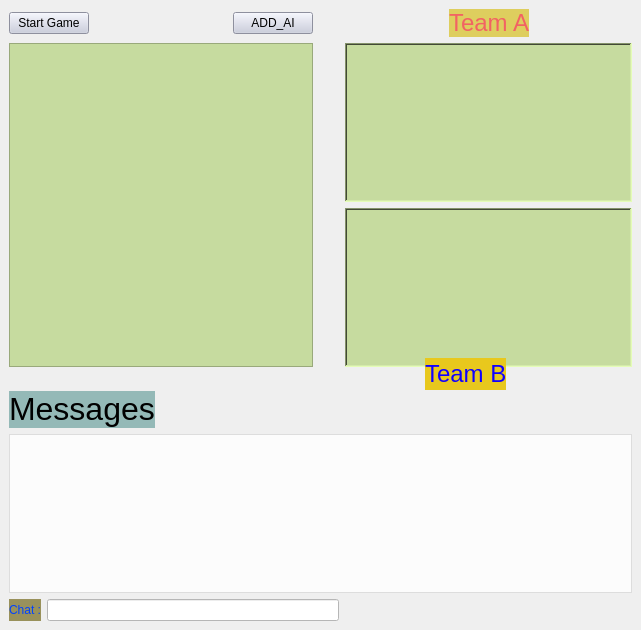
<?xml version="1.0" encoding="UTF-8"?>
<ui version="4.0">
 <class>Teamjoin</class>
 <widget class="QMainWindow" name="Teamjoin">
  <property name="geometry">
   <rect>
    <x>0</x>
    <y>0</y>
    <width>641</width>
    <height>630</height>
   </rect>
  </property>
  <property name="windowTitle">
   <string>MainWindow</string>
  </property>
  <property name="styleSheet">
   <string notr="true"/>
  </property>
  <widget class="QWidget" name="centralwidget">
   <layout class="QGridLayout" name="gridLayout">
    <item row="0" column="2">
     <spacer name="horizontalSpacer_3">
      <property name="orientation">
       <enum>Qt::Horizontal</enum>
      </property>
      <property name="sizeHint" stdset="0">
       <size>
        <width>85</width>
        <height>22</height>
       </size>
      </property>
     </spacer>
    </item>
    <item row="2" column="2" colspan="3">
     <widget class="QListView" name="TeamB_listview">
      <property name="cursor" stdset="0">
       <cursorShape>ClosedHandCursor</cursorShape>
      </property>
      <property name="acceptDrops">
       <bool>true</bool>
      </property>
      <property name="autoFillBackground">
       <bool>true</bool>
      </property>
      <property name="styleSheet">
       <string notr="true">background-color: rgb(255, 255, 255);
background-color: rgb(198, 219, 159);
</string>
      </property>
      <property name="frameShape">
       <enum>QFrame::WinPanel</enum>
      </property>
      <property name="frameShadow">
       <enum>QFrame::Sunken</enum>
      </property>
      <property name="lineWidth">
       <number>4</number>
      </property>
      <property name="midLineWidth">
       <number>1</number>
      </property>
      <property name="verticalScrollBarPolicy">
       <enum>Qt::ScrollBarAsNeeded</enum>
      </property>
      <property name="editTriggers">
       <set>QAbstractItemView::NoEditTriggers</set>
      </property>
      <property name="dragEnabled">
       <bool>true</bool>
      </property>
      <property name="dragDropOverwriteMode">
       <bool>false</bool>
      </property>
      <property name="dragDropMode">
       <enum>QAbstractItemView::DragDrop</enum>
      </property>
      <property name="defaultDropAction">
       <enum>Qt::MoveAction</enum>
      </property>
      <property name="textElideMode">
       <enum>Qt::ElideRight</enum>
      </property>
     </widget>
    </item>
    <item row="0" column="4">
     <spacer name="horizontalSpacer_6">
      <property name="orientation">
       <enum>Qt::Horizontal</enum>
      </property>
      <property name="sizeHint" stdset="0">
       <size>
        <width>84</width>
        <height>22</height>
       </size>
      </property>
     </spacer>
    </item>
    <item row="1" column="0" rowspan="2">
     <widget class="QListView" name="NeutralTeam_listview">
      <property name="cursor" stdset="0">
       <cursorShape>ClosedHandCursor</cursorShape>
      </property>
      <property name="focusPolicy">
       <enum>Qt::StrongFocus</enum>
      </property>
      <property name="acceptDrops">
       <bool>true</bool>
      </property>
      <property name="toolTip">
       <string>&lt;html&gt;&lt;head/&gt;&lt;body&gt;&lt;p&gt;&lt;br/&gt;&lt;/p&gt;&lt;/body&gt;&lt;/html&gt;</string>
      </property>
      <property name="accessibleName">
       <string notr="true"/>
      </property>
      <property name="autoFillBackground">
       <bool>false</bool>
      </property>
      <property name="styleSheet">
       <string notr="true">background-color: rgb(255, 255, 255);
background-color: rgb(198, 219, 159);</string>
      </property>
      <property name="lineWidth">
       <number>4</number>
      </property>
      <property name="midLineWidth">
       <number>1</number>
      </property>
      <property name="verticalScrollBarPolicy">
       <enum>Qt::ScrollBarAsNeeded</enum>
      </property>
      <property name="editTriggers">
       <set>QAbstractItemView::NoEditTriggers</set>
      </property>
      <property name="dragEnabled">
       <bool>true</bool>
      </property>
      <property name="dragDropOverwriteMode">
       <bool>false</bool>
      </property>
      <property name="dragDropMode">
       <enum>QAbstractItemView::DragDrop</enum>
      </property>
      <property name="defaultDropAction">
       <enum>Qt::MoveAction</enum>
      </property>
      <property name="textElideMode">
       <enum>Qt::ElideRight</enum>
      </property>
      <property name="viewMode">
       <enum>QListView::ListMode</enum>
      </property>
      <property name="uniformItemSizes">
       <bool>true</bool>
      </property>
     </widget>
    </item>
    <item row="0" column="3">
     <widget class="QLabel" name="label_2">
      <property name="styleSheet">
       <string notr="true">color: rgb(242, 99, 99);
background-color: rgb(222, 206, 94);</string>
      </property>
      <property name="text">
       <string>&lt;html&gt;&lt;head/&gt;&lt;body&gt;&lt;p&gt;&lt;span style=&quot; font-size:18pt;&quot;&gt;Team A&lt;/span&gt;&lt;/p&gt;&lt;/body&gt;&lt;/html&gt;</string>
      </property>
     </widget>
    </item>
    <item row="8" column="0" colspan="2">
     <layout class="QHBoxLayout" name="horizontalLayout_2">
      <item>
       <widget class="QLabel" name="label_3">
        <property name="styleSheet">
         <string notr="true">background-color: rgb(153, 145, 91);
color: rgb(0, 66, 255);</string>
        </property>
        <property name="text">
         <string>Chat :</string>
        </property>
       </widget>
      </item>
      <item>
       <widget class="QLineEdit" name="Message">
        <property name="autoFillBackground">
         <bool>false</bool>
        </property>
        <property name="styleSheet">
         <string notr="true">background-color: rgb(255, 255, 255);
border-color: rgb(210, 32, 32);</string>
        </property>
        <property name="inputMask">
         <string extracomment="Enter your Message"/>
        </property>
       </widget>
      </item>
     </layout>
    </item>
    <item row="0" column="0">
     <layout class="QHBoxLayout" name="horizontalLayout">
      <item>
       <widget class="QPushButton" name="StartButton">
        <property name="focusPolicy">
         <enum>Qt::NoFocus</enum>
        </property>
        <property name="styleSheet">
         <string notr="true">background-color: rgb(199, 202, 221);</string>
        </property>
        <property name="text">
         <string>Start Game</string>
        </property>
        <property name="autoDefault">
         <bool>true</bool>
        </property>
       </widget>
      </item>
      <item>
       <spacer name="horizontalSpacer">
        <property name="orientation">
         <enum>Qt::Horizontal</enum>
        </property>
        <property name="sizeHint" stdset="0">
         <size>
          <width>138</width>
          <height>20</height>
         </size>
        </property>
       </spacer>
      </item>
      <item>
       <widget class="QPushButton" name="pushButton">
        <property name="focusPolicy">
         <enum>Qt::NoFocus</enum>
        </property>
        <property name="autoFillBackground">
         <bool>false</bool>
        </property>
        <property name="styleSheet">
         <string notr="true">background-color: rgb(199, 202, 221);</string>
        </property>
        <property name="text">
         <string>ADD_AI</string>
        </property>
        <property name="autoDefault">
         <bool>true</bool>
        </property>
       </widget>
      </item>
     </layout>
    </item>
    <item row="6" column="0" colspan="3">
     <layout class="QHBoxLayout" name="horizontalLayout_3">
      <item>
       <widget class="QLabel" name="label_4">
        <property name="styleSheet">
         <string notr="true">font: 75 11pt &quot;Lucida Console&quot;;
background-color: rgb(148, 185, 183);
border-color: rgb(0, 255, 25);</string>
        </property>
        <property name="text">
         <string>&lt;html&gt;&lt;head/&gt;&lt;body&gt;&lt;p&gt;&lt;span style=&quot; font-size:24pt;&quot;&gt;Messages&lt;/span&gt;&lt;/p&gt;&lt;/body&gt;&lt;/html&gt;</string>
        </property>
       </widget>
      </item>
      <item>
       <spacer name="horizontalSpacer_2">
        <property name="orientation">
         <enum>Qt::Horizontal</enum>
        </property>
        <property name="sizeHint" stdset="0">
         <size>
          <width>40</width>
          <height>20</height>
         </size>
        </property>
       </spacer>
      </item>
     </layout>
    </item>
    <item row="7" column="0" colspan="5">
     <widget class="QListWidget" name="chatbox">
      <property name="autoFillBackground">
       <bool>true</bool>
      </property>
      <property name="styleSheet">
       <string notr="true">background-color: rgba(255, 255, 255, 145);
color: qlineargradient(spread:pad, x1:0, y1:0, x2:1, y2:0, stop:0 rgba(255, 178, 102, 255), stop:0.55 rgba(235, 148, 61, 255), stop:0.98 rgba(0, 0, 0, 255), stop:1 rgba(0, 0, 0, 0));
border-color: rgb(212, 22, 22);</string>
      </property>
      <property name="lineWidth">
       <number>4</number>
      </property>
      <property name="midLineWidth">
       <number>1</number>
      </property>
      <property name="editTriggers">
       <set>QAbstractItemView::NoEditTriggers</set>
      </property>
     </widget>
    </item>
    <item row="3" column="1" rowspan="3" colspan="4">
     <spacer name="verticalSpacer">
      <property name="orientation">
       <enum>Qt::Vertical</enum>
      </property>
      <property name="sizeType">
       <enum>QSizePolicy::Preferred</enum>
      </property>
      <property name="sizeHint" stdset="0">
       <size>
        <width>310</width>
        <height>23</height>
       </size>
      </property>
     </spacer>
    </item>
    <item row="1" column="2" colspan="3">
     <widget class="QListView" name="TeamA_listview">
      <property name="sizePolicy">
       <sizepolicy hsizetype="Expanding" vsizetype="Preferred">
        <horstretch>0</horstretch>
        <verstretch>0</verstretch>
       </sizepolicy>
      </property>
      <property name="focusPolicy">
       <enum>Qt::StrongFocus</enum>
      </property>
      <property name="acceptDrops">
       <bool>true</bool>
      </property>
      <property name="autoFillBackground">
       <bool>true</bool>
      </property>
      <property name="styleSheet">
       <string notr="true">background-color: rgb(255, 255, 255);
background-color: rgb(198, 219, 159);</string>
      </property>
      <property name="frameShape">
       <enum>QFrame::WinPanel</enum>
      </property>
      <property name="lineWidth">
       <number>4</number>
      </property>
      <property name="midLineWidth">
       <number>1</number>
      </property>
      <property name="editTriggers">
       <set>QAbstractItemView::NoEditTriggers</set>
      </property>
      <property name="dragEnabled">
       <bool>true</bool>
      </property>
      <property name="dragDropOverwriteMode">
       <bool>false</bool>
      </property>
      <property name="dragDropMode">
       <enum>QAbstractItemView::DragDrop</enum>
      </property>
      <property name="defaultDropAction">
       <enum>Qt::MoveAction</enum>
      </property>
      <property name="textElideMode">
       <enum>Qt::ElideRight</enum>
      </property>
     </widget>
    </item>
    <item row="1" column="1" rowspan="2">
     <layout class="QVBoxLayout" name="verticalLayout">
      <item>
       <spacer name="verticalSpacer_2">
        <property name="orientation">
         <enum>Qt::Vertical</enum>
        </property>
        <property name="sizeHint" stdset="0">
         <size>
          <width>20</width>
          <height>40</height>
         </size>
        </property>
       </spacer>
      </item>
      <item>
       <spacer name="verticalSpacer_3">
        <property name="orientation">
         <enum>Qt::Vertical</enum>
        </property>
        <property name="sizeHint" stdset="0">
         <size>
          <width>20</width>
          <height>40</height>
         </size>
        </property>
       </spacer>
      </item>
     </layout>
    </item>
   </layout>
   <widget class="QLabel" name="label">
    <property name="geometry">
     <rect>
      <x>425</x>
      <y>358</y>
      <width>81</width>
      <height>32</height>
     </rect>
    </property>
    <property name="styleSheet">
     <string notr="true">color: rgb(17, 0, 255);
background-color: rgb(232, 200, 29);</string>
    </property>
    <property name="text">
     <string>&lt;html&gt;&lt;head/&gt;&lt;body&gt;&lt;p&gt;&lt;span style=&quot; font-size:18pt;&quot;&gt;Team B&lt;/span&gt;&lt;/p&gt;&lt;/body&gt;&lt;/html&gt;</string>
    </property>
   </widget>
   <zorder>chatbox</zorder>
   <zorder>TeamA_listview</zorder>
   <zorder>label</zorder>
   <zorder>TeamB_listview</zorder>
   <zorder>NeutralTeam_listview</zorder>
   <zorder>horizontalSpacer_3</zorder>
   <zorder>label_2</zorder>
   <zorder>horizontalSpacer_6</zorder>
   <zorder>verticalSpacer</zorder>
   <zorder></zorder>
  </widget>
 </widget>
 <tabstops>
  <tabstop>NeutralTeam_listview</tabstop>
  <tabstop>TeamA_listview</tabstop>
  <tabstop>TeamB_listview</tabstop>
 </tabstops>
 <resources/>
 <connections>
  <connection>
   <sender>Message</sender>
   <signal>returnPressed()</signal>
   <receiver>Teamjoin</receiver>
   <slot>update()</slot>
   <hints>
    <hint type="sourcelabel">
     <x>210</x>
     <y>561</y>
    </hint>
    <hint type="destinationlabel">
     <x>318</x>
     <y>363</y>
    </hint>
   </hints>
  </connection>
 </connections>
</ui>
